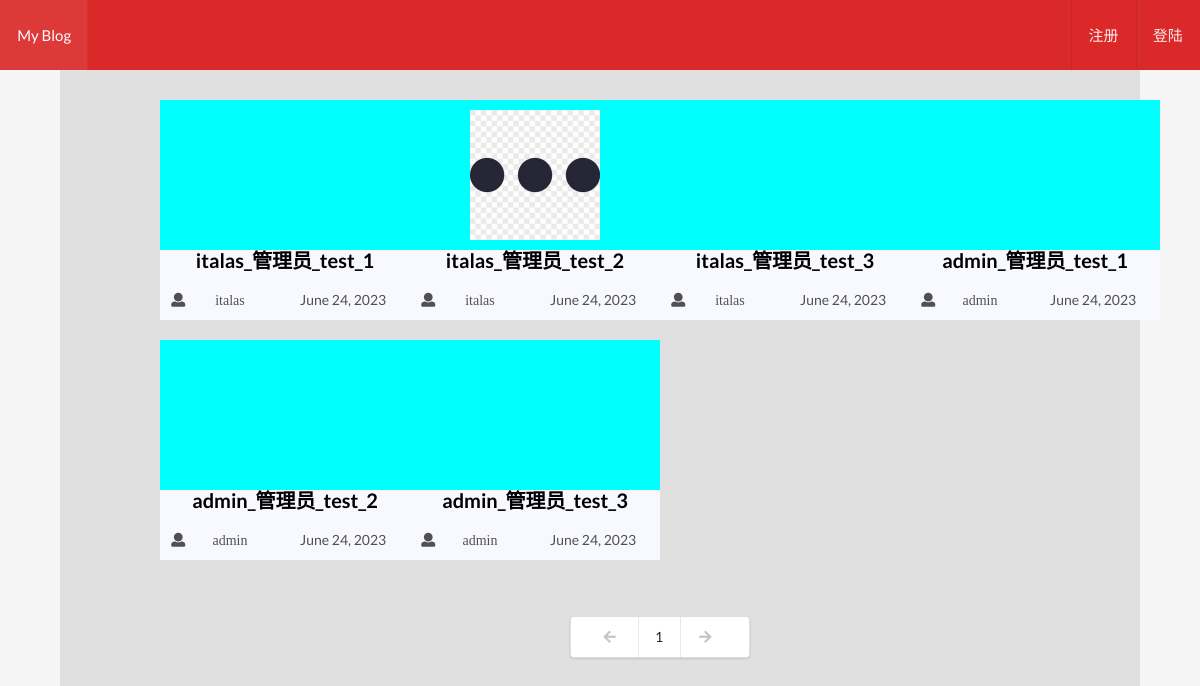
The page / on the database its author committed.
### blog/models.py (models this page shows, shortened)
class V_blog(models.Model):
    title = models.CharField("标题", max_length = 200)
    blog_img = models.FileField("图片", upload_to="media/img")
    blog_content = models.TextField("博客内容")
    blog_time = models.DateField("创建日期")
    blog_creator = models.CharField("创建者", max_length = 100)

### blog/views.py (the view)
# urls.py: path("", index),
def index(request):
    people = models.friend.objects.filter(username_id=request.user.id)
    my_blogs = models.V_blog.objects.filter(Q(blog_creator=request.user.username) | Q(blog_creator=my_one) | Q(blog_creator=my_two))
    lists = Paginator(my_blogs, 8)
    pages = request.GET.get('page')
    try:
        v_blogs = lists.page(pages)
    except EmptyPage:
        v_blogs = lists.page(lists.num_pages)
    except PageNotAnInteger:
        v_blogs = lists.page(1)
    return render(request,'index.html',locals())

### blog/template/index.html (shortened to what this page needs)
<!DOCTYPE html>
<html lang="en">
<head>
    <link rel="stylesheet" href="https://cdn.jsdelivr.net/npm/semantic-ui@2.4.2/dist/semantic.min.css">
    <link rel="stylesheet" href="/static/CSS/index.css">
</head>
<body style="background-color: rgb(245, 245, 245);">
    <div style="min-height: 70px;" class="ui inverted fixed stackable red large menu">
        <a class="item" href="/">My Blog</a>
        {% if request.user.is_active %}
        <div class="right menu">
          <a class="item" href="/friend/">添加朋友</a>
          <a class="item" href="/blog/">{{ request.user.username }}</a>
          <a class="item" href="/logout/">退出</a>
        </div>
        {% else %}
        <div class="right menu">
            <a class="item" href="/register/">注册</a>
            <a class="item" href="/login/">登陆</a>
        </div>
        {% endif %}
    </div>
    <div class="index_all">
      <div class="index_blog">
        <div class="flex_box">
            {% for vlog in v_blogs %}
            <div class="blog_card">
              <div class="blog_img">
                <img src="/media/{{ vlog.blog_img }}" style="height:100%" alt="">
              </div>
              <div class="blog_content">
                <div class="blog_title">
                  <a class="blog_a" href="/blog_comment/{{ vlog.id }}" style="font-size: 20px;">{{ vlog.title }}</a>
                </div>
                <div class="blog_more">
                  <span class="user">
                    <i class="user icon"></i>
                    {{ vlog.blog_creator }}
                  </span>
                  <span class="user_time">{{ vlog.blog_time }}</span>
                </div>
              </div>
            </div>
            {% endfor %}
        </div>
        <div style="padding: 50px 0 50px 0;" class="ui vertical segment">
          <div class="ui centered grid">
              <div class="ui pagination menu">
                {% if v_blogs.has_previous %}
                  <a href="?page={{ v_blogs.previous_page_number }}" class="item">
                      <i class="icon left arrow"></i>
                  </a>
                  {% else %}
                  <a href="#" class="disabled item">
                    <i class="icon left arrow"></i>
                  </a>
                  {% endif %}
                  {% for ls in v_blogs.paginator.page_range %}
                  <a class="item" href="?page={{ ls }}">
                    {{ ls }}
                  </a>
                  {% endfor %}
                  {% if v_blogs.has_next %}
                  <a href="?page={{ v_blogs.next_page_number }}" class="item">
                      <i class="icon right arrow"></i>
                  </a>
                  {% else %}
                  <a href="#" class="disabled item">
                    <i class="icon right arrow"></i>
                  </a>
                  {% endif %}
              </div>
          </div>
        </div>
      </div>
    </div>
</body>
</html>

### blog/static/CSS/index.css (style rules this page uses)
.index_all { width: 90%; margin: auto; display: flex; padding-top: 100px; background-color:#e0e0e0; }
.index_blog { margin-left: 100px; width: 1000px; }
.flex_box { display: flex; margin: auto; width: 1000px; height: 480px; flex-wrap: wrap; }
.blog_card { height: 220px; width: 250px; background-color: rgb(0, 255, 255); }
.blog_img { width: 230px; height: 130px; margin: 10px; text-align: center; }
.blog_content { width: 250px; height: 70px; background-color: rgb(248, 248, 255); }
.blog_title { width: 250px; height: 40px; background-color: rgba(0, 0, 0, 0); display: block; font-weight: 700; text-decoration: none; text-decoration-style: solid; text-align: center; }
.blog_a { font-size:medium; color: black; }
.blog_more { width: 250px; height: 30px; }
.user { width: 100px; height: 30px; font-size: 14px; margin-left: 10px; float: left; backface-visibility: hidden; color: rgba(0, 0, 0, 0.68); font-family: Icons; font-style: normal; font-weight: 400; text-align: center; text-decoration-color: rgba(0, 0, 0, 0.68); -webkit-box-direction: normal; }
.user_time { width: 100px; height: 30px; margin-right: 10px; float: right; box-sizing: border-box; color: rgba(0, 0, 0, 0.68); display: block; font-family: Lato, "Helvetica Neue", Arial, Helvetica, sans-serif; font-size: 14px; -webkit-box-direction: normal; }

### rows shown on the page
V_blog: title "italas_管理员_test_1", blog_creator "italas", blog_time "June 24, 2023"
V_blog: blog_img (picture), title "italas_管理员_test_2", blog_creator "italas", blog_time "June 24, 2023"
V_blog: title "italas_管理员_test_3", blog_creator "italas", blog_time "June 24, 2023"
V_blog: title "admin_管理员_test_1", blog_creator "admin", blog_time "June 24, 2023"
V_blog: title "admin_管理员_test_2", blog_creator "admin", blog_time "June 24, 2023"
V_blog: title "admin_管理员_test_3", blog_creator "admin", blog_time "June 24, 2023"

### other values the page prints
{{ ls }} "1"
